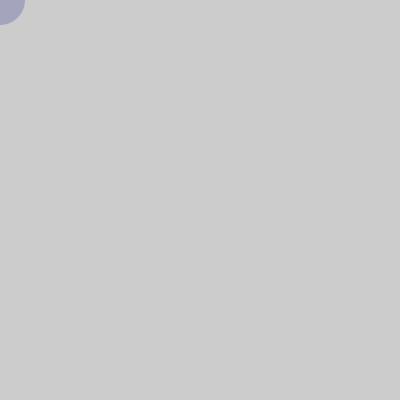
Frame 1 (no input)
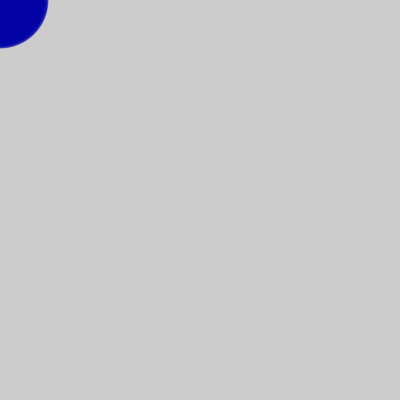
Frame 60 (the mouse pressed at the canvas centre just before this capture)
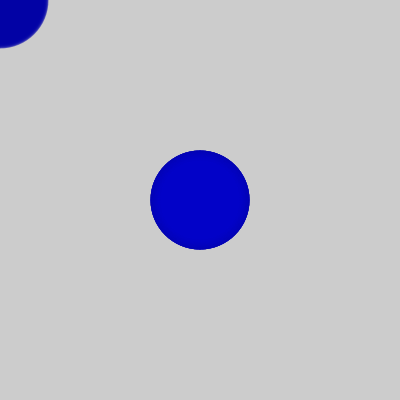
Frame 120 (the mouse held since frame 60 and released just before this capture)

The Processing sketch that drew these frames (run headless with seeded random() and noise(); from frame 60 on, the mouse is pressed at the canvas centre):

// Processing sketch: processing_183984
// ── processing_183984.pde

int azul = 10;
int tiempo = 0;
int diametro = 50;
  
void setup() {
  size(400, 400);
}
 
void draw() {
  tiempo = tiempo + 1;    
  azul = int(128 * (1 + sin(tiempo * 2 * PI / frameRate / 20)));
  diametro = int(50 * (1 + sin( tiempo * 2 * PI / frameRate / 5))); // Modifica el diametro del circulo con el paso del tiempo
   
  noStroke();            
  fill(0, 0, azul, 50);  // Añade un 50% de transparencia al color
  ellipse(mouseX, mouseY, diametro, diametro);
}
